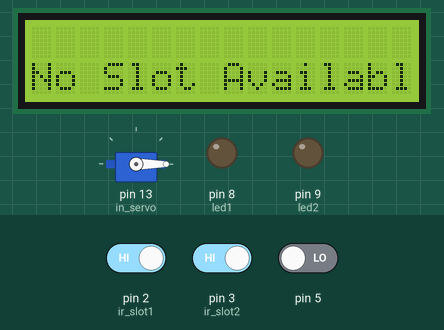
Recording of a sketch running on a simulated Arduino Uno, built with avr-gcc and run on an emulated ATmega328P. On the bench: 16×2 character LCD, servo, output pins drawn as LEDs (lit = HIGH). The inputs (shaded band) are chosen by the test bench; at power-on: pin 5 LOW, pin 2 (ir_slot1) HIGH, pin 3 (ir_slot2) HIGH. What the sketch prints to the serial monitor is not drawn.

Above: at 3.2 s.
3.3 s: pin 5 driven HIGH
At 7.0 s:
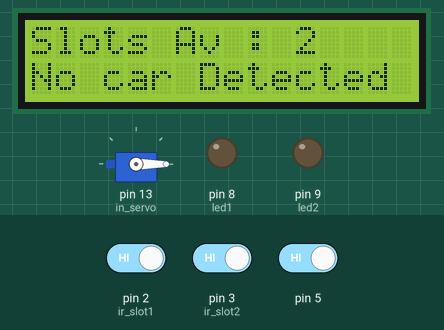
7.7 s: pin 5 driven LOW
At 8.4 s:
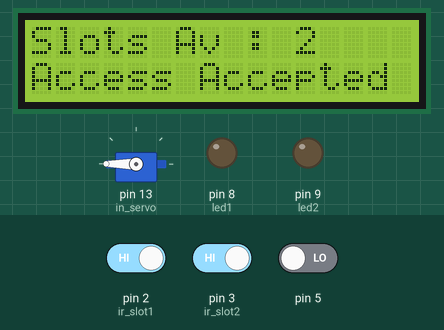
12.1 s: pin 2 (ir_slot1) driven LOW
At 18.3 s:
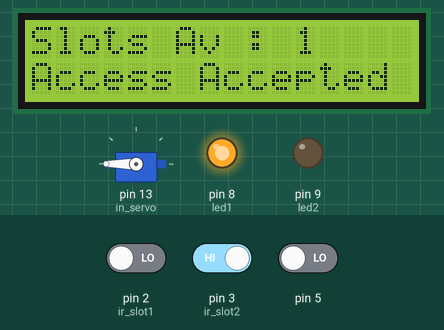
19.3 s: pin 3 (ir_slot2) driven LOW
At 25.8 s:
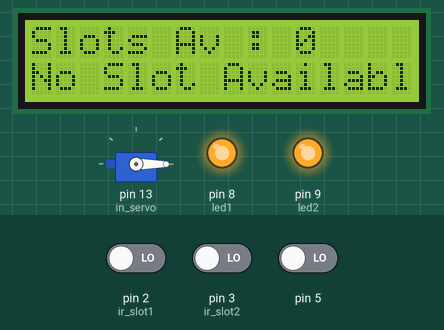
27.0 s: pin 2 (ir_slot1) driven HIGH
At 32.4 s:
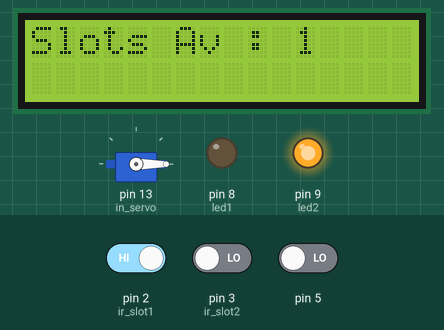
34.1 s: pin 5 driven HIGH
At 37.2 s:
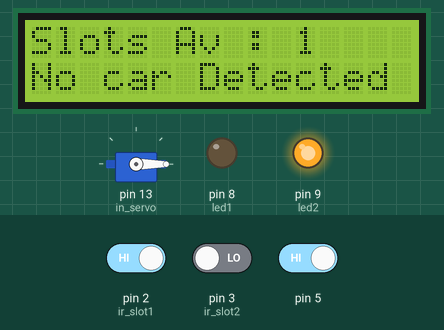
Timing chart, 0 to 38.7 s (numbered marks = the images above; inputs shaded):
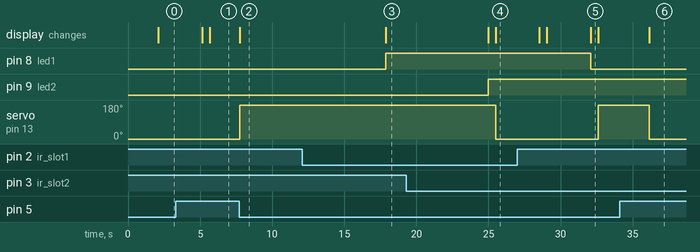

Measured:
- after the input at 3.3 s, servo on pin 13 (in_servo): stays 0° (without the input it goes to 180° after 2.4 s); the display: first differs from a run without the input after 2.4 s (image 1)
- after the input at 7.7 s, servo on pin 13 (in_servo): 0° → 180° after 0.06 s; the display: changes after 0.06 s (image 2)
- after the input at 12.1 s, pin 8 (led1): LOW → HIGH after 5.8 s; the display: changes after 5.8 s (image 3)
- after the input at 19.3 s, pin 9 (led2): LOW → HIGH after 5.7 s; servo on pin 13 (in_servo): 180° → 0° after 6.2 s; the display: first changes after 5.7 s (image 4 shows a later state)
- after the input at 27.0 s, pin 8 (led1): HIGH → LOW after 5.1 s; servo on pin 13 (in_servo): 0° → 180° after 5.6 s; the display: first differs from a run without the input after 5.1 s (image 5)
- after the input at 34.1 s, servo on pin 13 (in_servo): 180° → 0° after 2.0 s; the display: changes after 2.1 s (image 6)
- what the display in image 5 shows lasts 0.5 s, from 32.1 s to 32.6 s

The sketch:

ir_sensor.ino
```cpp
                                                                                                                                                                                                                                                                                                                                                                                                                                                                                                                                                                                                                                                                                                                                                                                                                                                                                                                                                                                                                                                                                                                                                                                                                                                                                                                                                                                                                                                                                                                                                                                                                                                                                                                                                                                                                                                                                                                                                                                                                                                                                                                                                                                                                                                                                                                                                                                                                                                                                                                                                                  // Library Used
#include <Wire.h>
#include <LiquidCrystal_I2C.h>
#include <Servo.h>

// Objects Creation
Servo servo1;
LiquidCrystal_I2C lcd(0x27,16,2);

// Inputs
#define ir_slot1 2
#define ir_slot2 3
#define ir_in 5

// Outputs
#define led1 8
#define led2 9
#define in_servo 13

// Slots available counter
int count_slots = 0;

void setup(){
  // Serial begin
  Serial.begin(9600);

  // LCD initalization
  lcd.init();
  lcd.backlight();
  lcd.setCursor(0,0);
  lcd.print("Welcome to Smart ");
  lcd.setCursor(5,1);
  lcd.print("Parking");
  delay(2000);
  lcd.clear();

  // Initialize IN OUT pins
  pinMode(ir_slot1, INPUT);
  pinMode(ir_slot2, INPUT);
  pinMode(led1, OUTPUT);
  pinMode(led2, OUTPUT);
  pinMode(in_servo, OUTPUT);

  // Initialization the servo motors
  servo1.attach(in_servo);
  servo1.write(0);
}


void loop(){

  // Read Slots Statut if it is not available 0 else 1
  int ir1_statut = ir_statut(ir_slot1);
  int ir2_statut = ir_statut(ir_slot2);
  int ir_in_statut = ir_statut(ir_in);

  // Enter Vehicule verification
  if ((ir_in_statut==1)&&(count_slots>0)){
      servo1.write(180);
      lcd.setCursor(0,1);
      lcd.print("Access Accepted");
      delay(3000);
      lcd.print("                       ");
    }else if ((ir_in_statut==1)&&(count_slots == 0)){
      servo1.write(0);
      lcd.setCursor(0,1);
      lcd.print("No Slot Available");
      delay(3000);
      lcd.setCursor(0,1);
      lcd.print("                       ");
      }else{
        servo1.write(0);
        lcd.setCursor(0,1);
        lcd.print("No car Detected");
        }

  // Set the counter slots availble
  if((ir1_statut == 1) && (ir2_statut == 1)){
    count_slots  = 0;
    lcd.setCursor(0,0);
    lcd.print("Slots Av : 0");
    }else if (((ir1_statut == 0) && (ir2_statut == 1)) || ((ir1_statut == 1) && (ir2_statut == 0))){
      count_slots = 1;
      lcd.setCursor(0,0);
      lcd.print("Slots Av : 1");
      }else if ((ir1_statut == 0) && (ir2_statut == 0)) {
        count_slots = 2;
        lcd.setCursor(0,0);
        lcd.print("Slots Av : 2");
        }Serial.print("Available Slots : ");Serial.println(count_slots);

  // Slots Flags LEDs
  // Slot 1 flag
  if (ir1_statut==1){
      digitalWrite(led1, HIGH);
    }else{
      digitalWrite(led1, LOW);
      }
  // Slot 2 flag
  if (ir2_statut==1){
      digitalWrite(led2, HIGH);
    }else{
      digitalWrite(led2, LOW);
      }

  delay(500);
}


// IR Statu function
int ir_statut(int ir_pin){
    if (digitalRead(ir_pin) == 0){
        return 1;
      }return 0;
}
```
